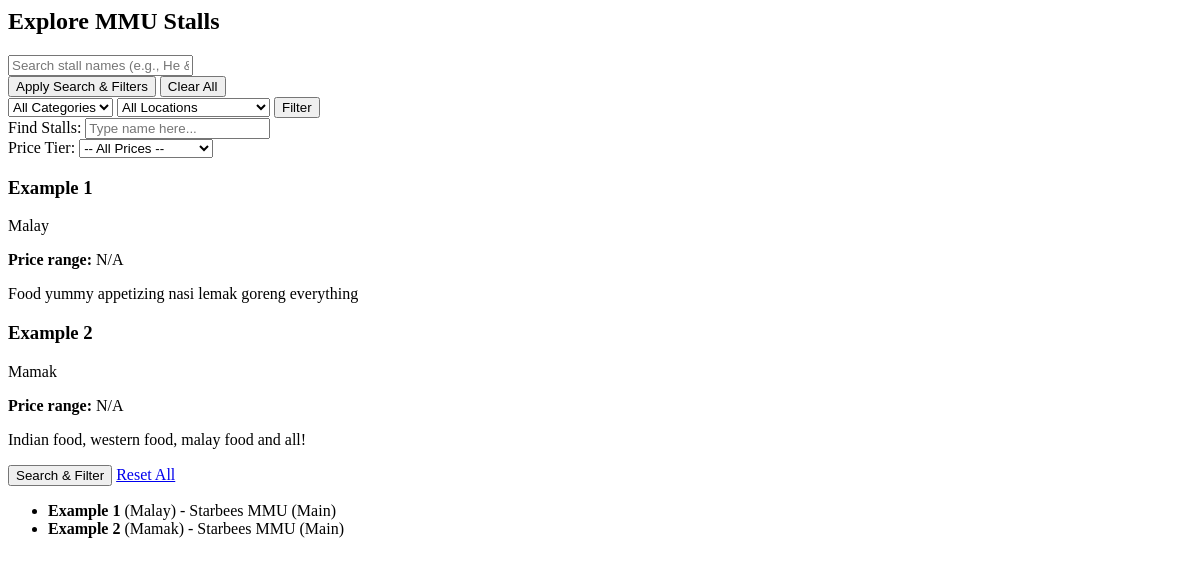
Before: /explore with the older database file.
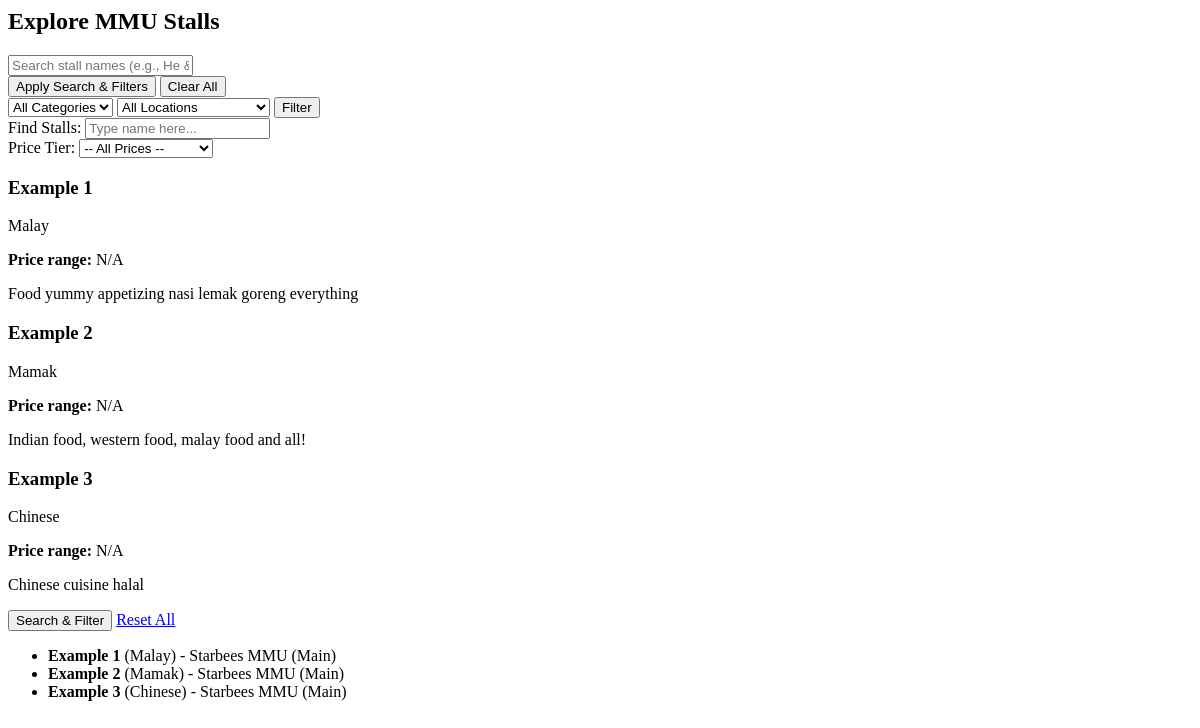
After: the same page with the newer database file.
### app.py (models this page shows)
class Stall(db.Model):
    id = db.Column(db.Integer, primary_key=True)
    name = db.Column(db.String(120), nullable=False)
    location_id = db.Column(db.Integer, db.ForeignKey('location.id'), nullable=False)
    category = db.Column(db.String(100))
    description = db.Column(db.Text)
    manager_id = db.Column(db.Integer, db.ForeignKey('user.id'))
    food_type = db.Column(db.String(50))
    price_range = db.Column(db.String(10), nullable=False, default="RM")
    image_file = db.Column(db.String(100), nullable=False, default='default_stall.jpg')
    reviews = db.relationship('Review', backref='stall', cascade="all, delete-orphan", lazy=True)

class Location(db.Model):
    id = db.Column(db.Integer, primary_key=True)
    name = db.Column(db.String(120), nullable=False)
    stalls = db.relationship('Stall', backref='place', lazy=True)

### app.py (the view)
@app.route('/explore')
def explore():
    cat_filter = request.args.get('category')
    loc_filter = request.args.get('location')
    ftype = request.args.get('food_type')
    price = request.args.get('price_range')
    search = request.args.get('search')
    query = Stall.query
    if cat_filter:
        query = query.filter(Stall.category == cat_filter)
    if loc_filter:
        query = query.filter(Stall.location_id == loc_filter)
    if ftype:
        query = query.filter(Stall.food_type == ftype)
    if price:
        query = query.filter(Stall.price_range == price)
    if search:
        query = query.filter(Stall.name.contains(search))
    stalls = query.all()
    locations = Location.query.all()
    categories = db.session.query(Stall.category).distinct().all()
    categories = [c[0] for c in categories if c[0]]
    return render_template('explore.html', stalls=stalls, locations=locations, categories=categories)

### templates/explore.html (shortened to what this page needs)
<h2>Explore MMU Stalls</h2>
<form action="{{ url_for('explore') }}" method="GET">
    <div class="form-group">
        <input type="text" name="search" placeholder="Search stall names (e.g., He & She)..." value="{{ request.args.get('search', '') }}">
    </div>
    <div class="form-group">
        <button type="submit">Apply Search & Filters</button>
        <a href="{{ url_for('explore') }}"><button type="button">Clear All</button></a>
    </div>
    <select name="category">
        <option value="">All Categories</option>
    </select>
    <select name="location">
        <option value="">All Locations</option>
    </select>
    <button type="submit">Filter</button>
    <div class="form-group">
        <label for="search">Find Stalls:</label>
        <input type="text" name="search" id="search" placeholder="Type name here..." value="{{ request.args.get('search', '') }}">
    </div>
    <div class="form-group">
        <label for="price_range">Price Tier:</label>
        <select name="price_range" id="price_range">
            <option value="">-- All Prices --</option>
        </select>
    </div>
    <div class="stall-grid">
    {% for stall in stalls %}
    <div class="stall-card">
        <h3>{{ stall.name }}</h3>
        <p class="category">{{ stall.category }}</p>
        <p class="price-indicator">
            <strong>Price range: </strong>
            {% if stall.price_range == '$' %}
                <span class="badge badge-low">RM (Under RM10)</span>
            {% elif stall.price_range == '$$' %}
                <span class="badge badge-mid">RMRM (RM10 - RM20)</span>
            {% elif stall.price_range == '$$$' %}
                <span class="badge badge-high">RMRMRM (Above RM20)</span>
            {% else %}
                <span class="badge badge-unknown">N/A</span>
            {% endif %}
        </p>
        <p>{{ stall.description }}</p>
    </div>
    {% else %}
    <div class="no-results">
        <p>No campus stalls match your search or price criteria.</p>
    </div>
    {% endfor %}
</div>
    <div class="form-group">
        <button type="submit" class="btn-search">Search & Filter</button>
        <a href="{{ url_for('explore') }}" class="btn-clear">Reset All</a>
    </div>
</form>
<ul>
    {% for stall in stalls %}
        <li><strong>{{ stall.name }}</strong> ({{ stall.category }}) - {{ stall.place.name }}</li>
    {% else %}
        <p>No stalls found matching those filters.</p>
    {% endfor %}
</ul>

Changed rows visible on the page:
added Stall: name "Example 3", category "Chinese", price_range "N/A", description "Chinese cuisine halal", place.name "Starbees MMU (Main)"
